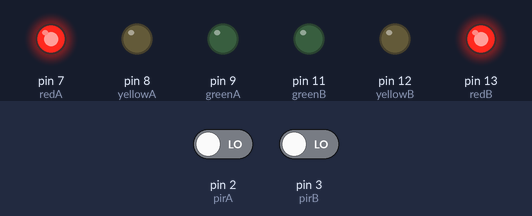
Bench run of a sketch on a simulated Arduino Uno, built with avr-gcc and run on an emulated ATmega328P. Shown: output pins drawn as LEDs (lit = HIGH). The test bench sets the inputs (shaded band); at power-on: pin 2 (pirA) LOW, pin 3 (pirB) LOW.

Above: at 1.2 s.
1.3 s: pin 2 (pirA) driven HIGH
At 2.7 s:
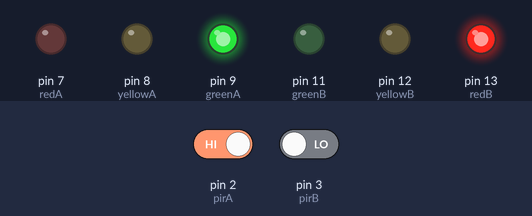
3.8 s: pin 3 (pirB) driven HIGH
At 5.2 s:
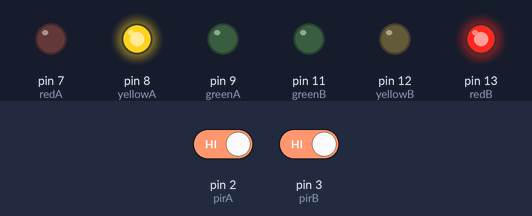
6.8 s: pin 3 (pirB) driven LOW
At 7.7 s:
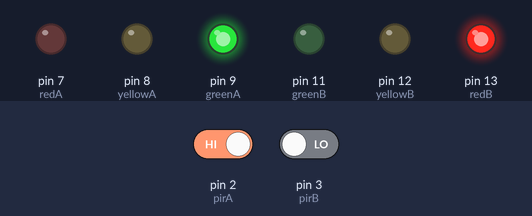
Timing chart, 0 to 9.8 s (numbered marks = the images above; inputs shaded):
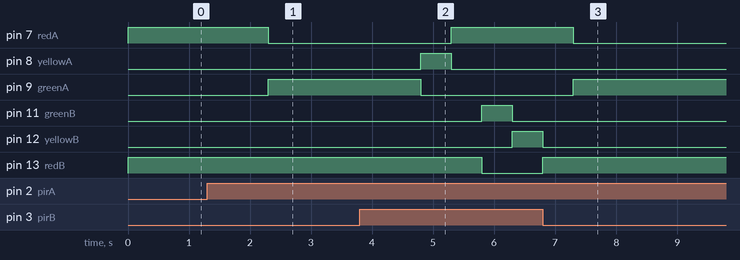

The sketch:

arduino_semaphores.ino
```cpp
#define pirA 2 // crossroad A
#define redA 7
#define yellowA 8
#define greenA 9

#define pirB 3 // crossroad B
#define redB 13
#define yellowB 12
#define greenB 11

/*
#define pirPed -1 // crossroad pedestrians: high priority
#define redPed -1
#define yellowPed -1
#define greenPed -1
*/

#define on HIGH
#define off LOW

#define WAIT 500
#define THRESHOLD 5000

void setup() {
 pinMode(redA, OUTPUT);
 pinMode(yellowA, OUTPUT);
 pinMode(greenA, OUTPUT);
 pinMode(pirA, INPUT);

 digitalWrite(redA, on);
 digitalWrite(yellowA, off);
 digitalWrite(greenA, off);

 pinMode(redB, OUTPUT);
 pinMode(yellowB, OUTPUT);
 pinMode(greenB, OUTPUT);
 pinMode(pirB, INPUT);

 digitalWrite(redB, on);
 digitalWrite(yellowB, off);
 digitalWrite(greenB, off);

 /* PEDESTRIAN PINS
 pinMode(redPed, OUTPUT);
 pinMode(yellowPed, OUTPUT);
 pinMode(greenPed, OUTPUT);
 pinMode(buttonPed, INPUT);

 digitalWrite(redPed, on);
 digitalWrite(yellowPed, off);
 digitalWrite(greenPed, off);
 */

 /*
 pinMode for the other semaphores goes here
 initial red for the other semaphores goes here
 */

 Serial.begin(9600); // initialize serial monitor
};

typedef struct {
  int red;
  int yellow;
  int green;
  bool current;
  bool previous;
  int elapsedtime;
} Semaphore;

void setOnSem(Semaphore *sem);
void setOffSem(Semaphore *sem);
void alternateSem(Semaphore *semA, Semaphore *semB); // Semaphore *semC, etc...

/* todo BLYNK
void blynkStats();
bool blynkButton();
*/

Semaphore *initSem(int red, int yellow, int green);

Semaphore *semA = initSem(redA, yellowA, greenA);
Semaphore *semB = initSem(redB, yellowB, greenB);
// Semaphore *semC = initSem(redC, yellowC, greenC); etc...
// Semaphore *semPed = initSem(redPed, yellowPed, greenPed);

void loop() {
  /* PEDESTRIANS

  // state update for semPed: this one is a little different
  if (digitalRead(buttonPed) == HIGH or blynkButton()) {
    semPed->current = true;
  }
  */

  // state update for semA
  if (digitalRead(pirA) == HIGH) {
    semA->current = not(semA->current);
  }
  // state update for semB
  if (digitalRead(pirB) == HIGH) {
    semB->current = not(semB->current);
  }
  // state update for semC etc...

  alternateSem(semA, semB); // semC etc...
  // blynkStats();
}

void setOnSem(Semaphore *sem){
    delay(WAIT);
    digitalWrite(sem->red, off);
    digitalWrite(sem->yellow, off);
    digitalWrite(sem->green, on);
    sem->previous = true;
};

void setOffSem(Semaphore *sem){
    delay(WAIT);
    digitalWrite(sem->green, off);

    if (sem->previous) { // if the semaphore was previously green, I must switch on the yellow light
      digitalWrite(sem->yellow, on);
      delay(WAIT);
    }

    digitalWrite(sem->yellow, off);
    digitalWrite(sem->red, on);
    sem->previous = false;
};


void alternateSem(Semaphore *semA, Semaphore *semB){ // Semaphore *semC, etc...
    /* if (semPed->current) {  // this semaphore has priority and will always stay 5 seconds on
      setOffSem(semA); setOffSem(semB); // and all of the others
      setOnSem(semPed);
      delay(THRESHOLD);
      setOffSem(semPed);
      semPed->current = false;
      return;
    } else */
    if (semA->elapsedtime < THRESHOLD and semA->current){
      setOffSem(semB); // and all of the others
      setOnSem(semA);
      semA->elapsedtime++;
      return;
    } else if (semB->elapsedtime < THRESHOLD and semB->current) {
      setOffSem(semA); // and all of the others
      setOnSem(semB);
      semB->elapsedtime++;
      return;
    } /* else if (semC->elapsedtime < THRESHOLD and semC->current) {
      ...
    } etc... */
    else {
      semA->elapsedtime = 0;
      semB->elapsedtime = 0;
      // semC->elapsedtime = 0; etc...
      return;
    }
};

Semaphore *initSem(int red, int yellow, int green){
    Semaphore *newSem = (Semaphore *) malloc(sizeof(Semaphore));

    newSem->red = red;
    newSem->yellow = yellow;
    newSem->green = green;
    newSem->current = false;
    newSem->previous = false;
    newSem->elapsedtime = 0;

    return newSem;
};
```

Measured:
- after the input at 1.3 s, pin 7 (redA): HIGH → LOW after 1.0 s; pin 9 (greenA): LOW → HIGH after 1.0 s
- after the input at 3.8 s, pin 7 (redA): LOW → HIGH after 1.5 s; pin 8 (yellowA): LOW → HIGH after 1.0 s, → LOW 0.50 s later; pin 9 (greenA): HIGH → LOW after 1.0 s; pin 11 (greenB): LOW → HIGH after 2.0 s, → LOW 0.50 s later; pin 12 (yellowB): LOW → HIGH after 2.5 s
- after the input at 6.8 s, pin 7 (redA): goes on until 7.3 s, then stays LOW; pin 8 (yellowA), pin 11 (greenB): stops changing and stays LOW; pin 9 (greenA): goes on until 7.3 s, then stays HIGH; pin 12 (yellowB): goes on until 6.8 s, then stays LOW; pin 13 (redB): goes on until 6.8 s, then stays HIGH
